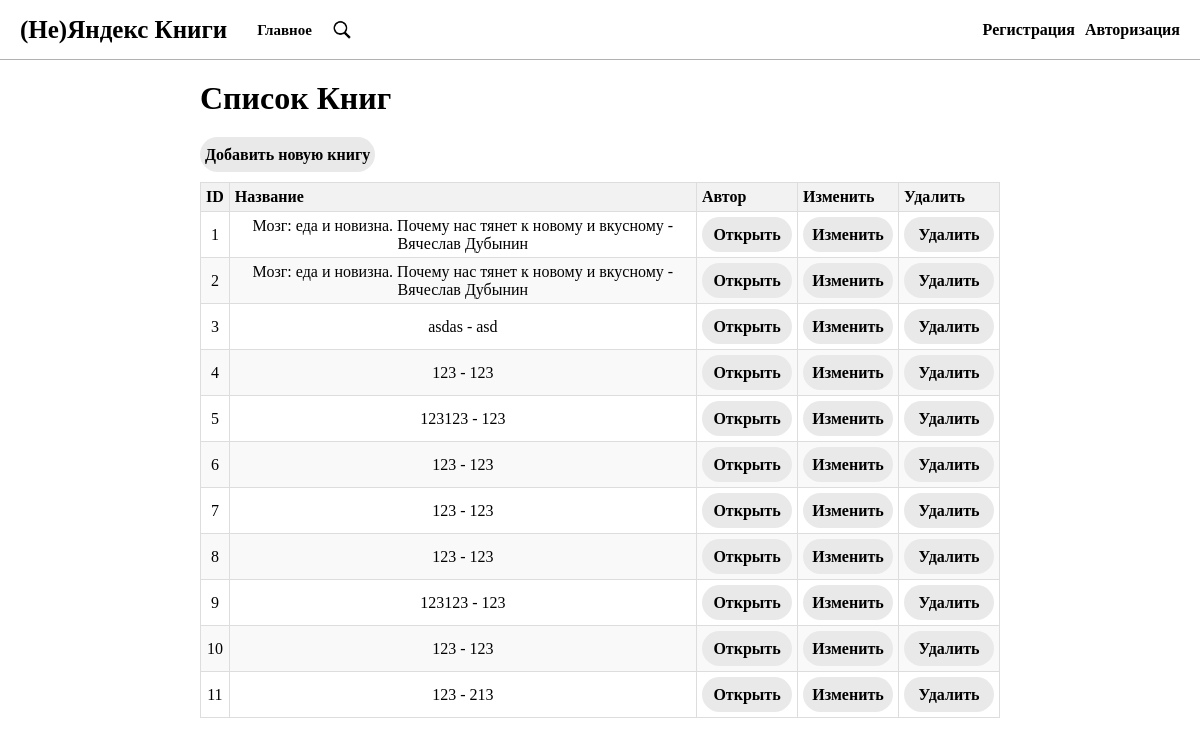
/books/, run on an earlier commit of the app's database.
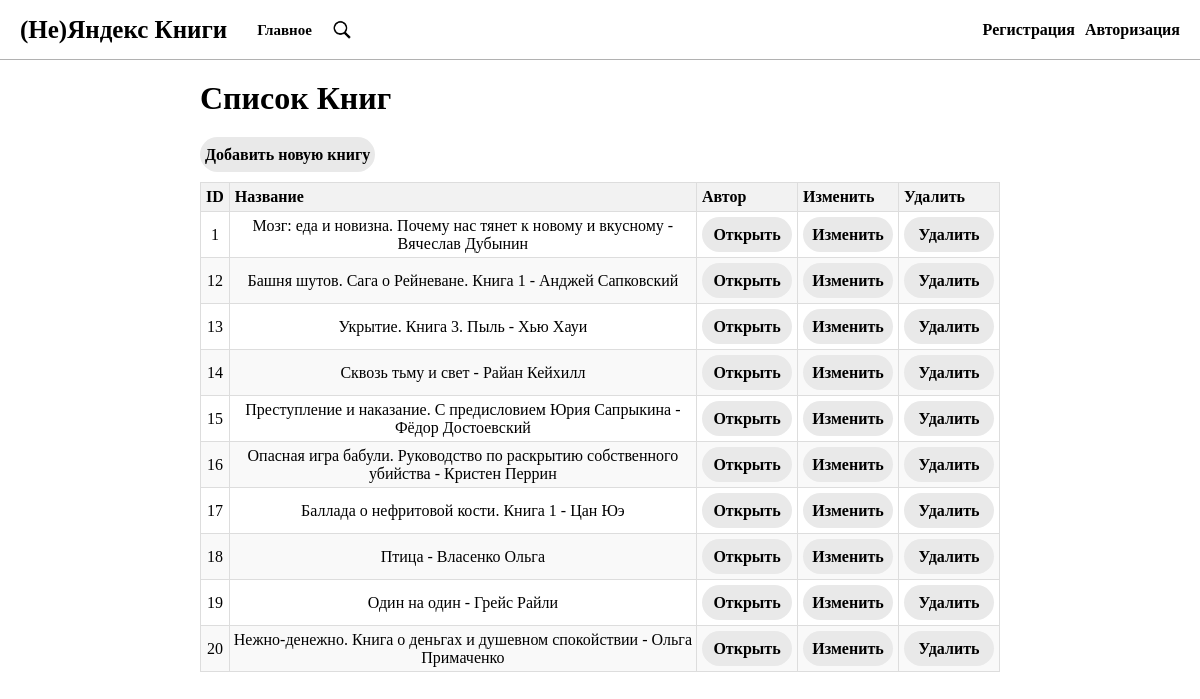
And on a later commit of the database.
### library/models.py (models this page shows, shortened)
class Book(models.Model):
    title = models.CharField(max_length=100)
    author = models.CharField(max_length=100)
    year = models.IntegerField()
    price = models.IntegerField()
    description = models.TextField()
    image = models.ImageField(upload_to='books/img', blank=False, null=False)
    rating = models.IntegerField()
    pages = models.IntegerField()
    genres = models.ManyToManyField(Genre)
    file = models.FileField(upload_to='books/files', null=True)

### library/views.py (the view)
# urls.py: path('books/', BookListView.as_view(), name='book_list'),
class BookListView(ListView):
    model = Book
    template_name = 'library/book/book_list.html'
    context_object_name = 'books'

### library/templates/library/book/book_list.html (shortened to what this page needs)
{% extends 'library/includes/base.html' %}
{% block main %}
<h1>Список Книг</h1>
<a class="button" href="{% url 'book_create' %}">Добавить новую книгу</a>
<table>
    <thead>
        <tr>
            <th>ID</th>
            <th>Название</th>
            <th>Автор</th>
            <th>Изменить</th>
            <th>Удалить</th>
        </tr>
    </thead>
    <tbody>
        {% for book in books %}
            <tr>
                <td>{{ book.id }}</td>
                <td>{{ book.title }} - {{ book.author }}</td>
                <td><a class="button__table" href="{% url 'book_detail' book.id %}">Открыть</td>
                <td><a class="button__table" href="{% url 'book_update' book.id %}">Изменить</a></td>
                <td><a class="button__table" href="{% url 'book_delete' book.id %}">Удалить</a></td>
            </tr>
        {% empty %}
            <tr>
                <td colspan="4">Нет книг для отображения</td>
            </tr>
        {% endfor %}
    </tbody>
</table>
<br>
{% endblock main %}

What changed in the data, as far as the page shows it:
removed Book: id "2", title "Мозг: еда и новизна. Почему нас тянет к новому и вкусному", author "Вячеслав Дубынин"
removed Book: id "3", title "asdas", author "asd"
removed Book: id "4", title "123", author "123"
removed Book: id "5", title "123123", author "123"
removed Book: id "6", title "123", author "123"
removed Book: id "7", title "123", author "123"
removed Book: id "8", title "123", author "123"
removed Book: id "9", title "123123", author "123"
removed Book: id "10", title "123", author "123"
removed Book: id "11", title "123", author "213"
added Book: id "12", title "Башня шутов. Сага о Рейневане. Книга 1", author "Анджей Сапковский"
added Book: id "13", title "Укрытие. Книга 3. Пыль", author "Хью Хауи"
added Book: id "14", title "Сквозь тьму и свет", author "Райан Кейхилл"
added Book: id "15", title "Преступление и наказание. С предисловием Юрия Сапрыкина", author "Фёдор Достоевский"
added Book: id "16", title "Опасная игра бабули. Руководство по раскрытию собственного убийства", author "Кристен Перрин"
added Book: id "17", title "Баллада о нефритовой кости. Книга 1", author "Цан Юэ"
added Book: id "18", title "Птица", author "Власенко Ольга"
added Book: id "19", title "Один на один", author "Грейс Райли"
added Book: id "20", title "Нежно-денежно. Книга о деньгах и душевном спокойствии", author "Ольга Примаченко"
